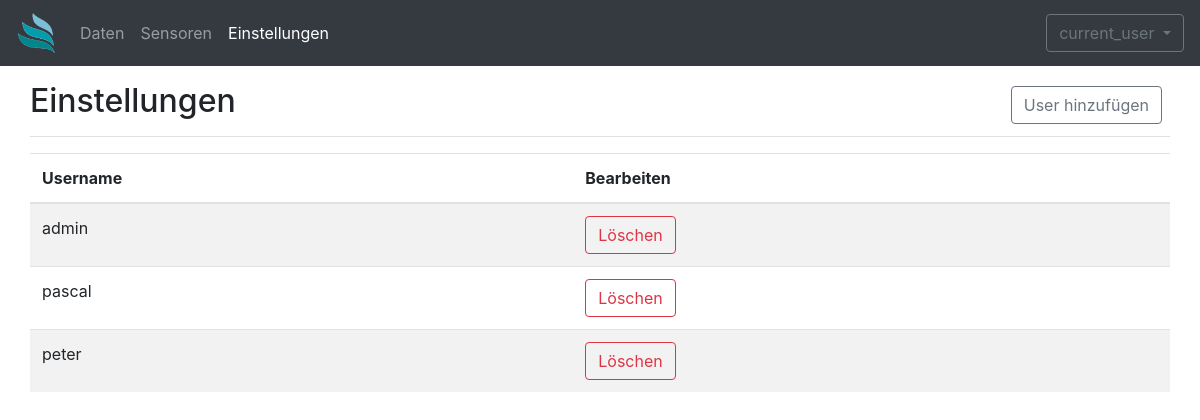
Screenshot of /admin (signed in) with the database file from the repository.
### app.py (models this page shows)
class dbUsers(UserMixin, db.Model):
    id = db.Column(db.Integer, primary_key=True)
    username = db.Column(db.String(20), nullable=False, unique=True)
    password = db.Column(db.Text, nullable=False)

### app.py (the view)
@app.route('/admin', methods=['GET'])
@login_required
def admin():
    return render_template('admin.html', user=dbUsers.query.all())

### app.py (called while the page is built)
@login_manager.user_loader
def load_user(user_id):
    return dbUsers.query.get(int(user_id))

### templates/admin.html (shortened to what this page needs)
{% extends 'base.html' %}
{% block body %}
{% set error = request.args.get('error') %}
<div class="container-fluid">
    <main role="main" class="col-md">
        <div
            class="d-flex justify-content-between flex-wrap flex-md-nowrap align-items-center pt-3 pb-2 mb-3 border-bottom">
            <h1 class="h2">Einstellungen</h1>
            <div class="btn-toolbar mb-2 mb-md-0">
                <div class="btn-group mr-2">
                    <button type="button" class="btn btn btn-outline-secondary" data-toggle="modal"
                        data-target="#addUser">
                        User hinzufügen
                    </button>
                </div>
            </div>
        </div>
        <div class="table-responsive">
            <table class="table table-striped table">
                <thead>
                    <tr>
                        <th>Username</th>
                        <th>Bearbeiten</th>
                    </tr>
                </thead>
                <tbody>
                    {% for x in user %}
                    <tr>
                        <td>{{ x.username }}</td>
                        <td>
                            <button type="button" class="btn btn-outline-danger" data-toggle="modal"
                                data-target="#deleteUser" data-username="{{ x.username }}">
                                Löschen
                            </button>
                        </td>
                    </tr>
                    {% endfor %}
                </tbody>
            </table>
        </div>
    </main>
</div>
{% endblock %}

### rows the page displays
dbUsers: username "admin"
dbUsers: username "pascal"
dbUsers: username "peter"
